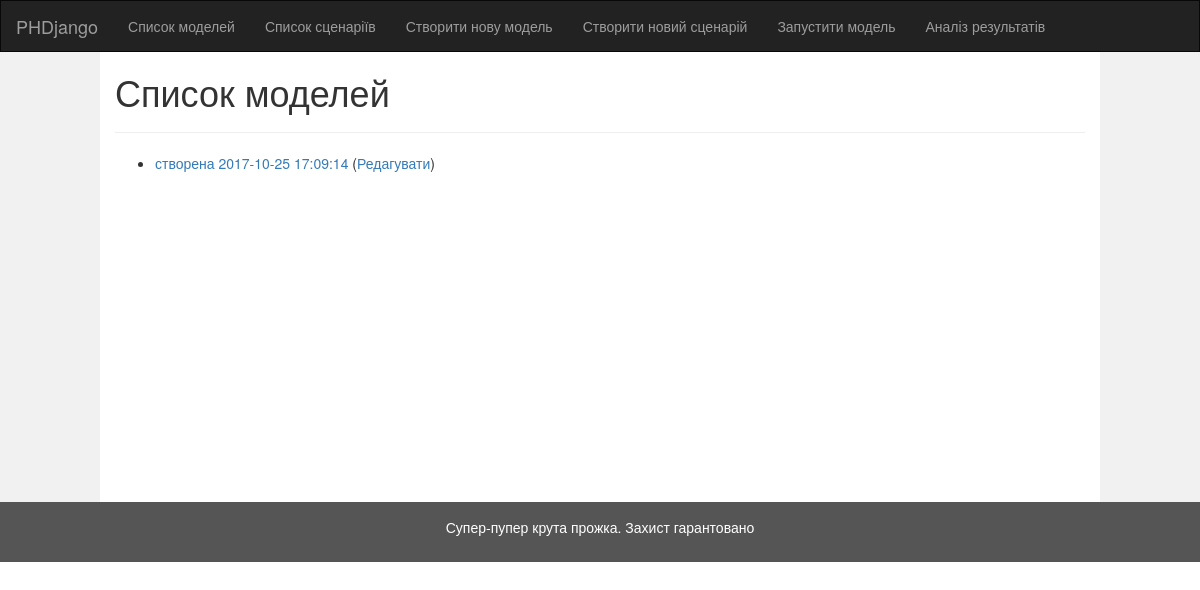
Page /models/ on the earlier database version.
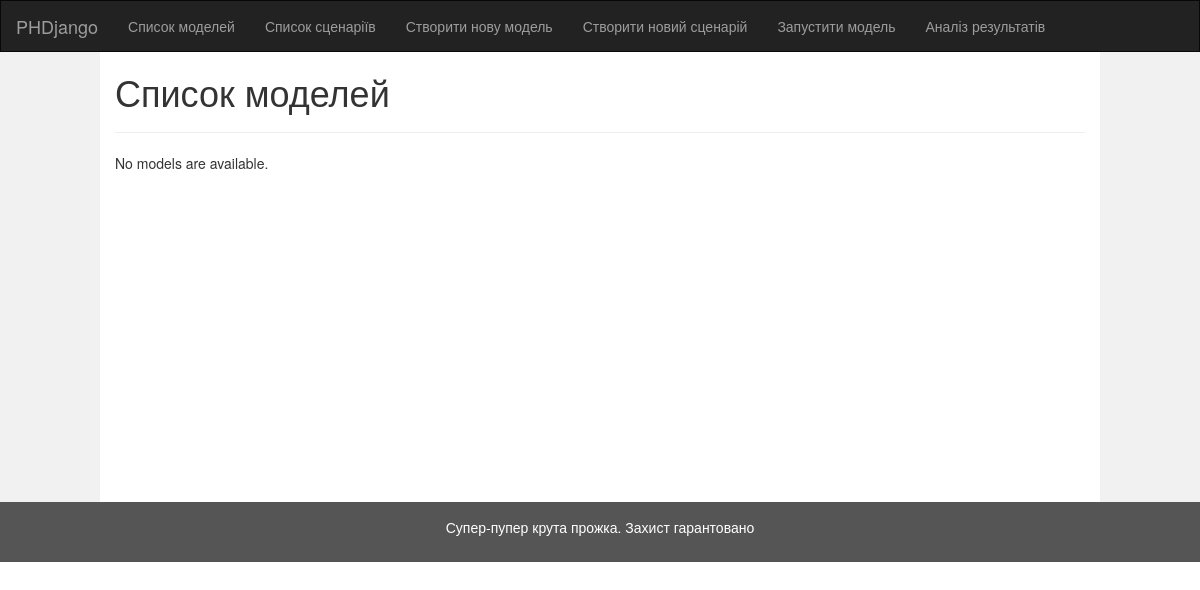
Same page on the later database version.
### models/models.py (models this page shows)
class ModelConfig(models.Model):
    created_at = models.DateTimeField(auto_now_add=True, null = True)
    title = models.CharField("Назва конфігурації моделі", null=True, max_length=1024)
    production_firm_structure = models.ForeignKey(FirmStructure, related_name="ProductionFirm", null = True)
    raw_firm_structure = models.ForeignKey(FirmStructure, related_name="RawFirm", null=True)
    capital_firm_structure = models.ForeignKey(FirmStructure, related_name="CapitalFirm", null=True)
    household_structure = models.ForeignKey(HouseholdStructure, null=True)
    government_structure = models.ForeignKey(GovernmentStructure, null=True)
    outside_world = models.NullBooleanField("Зовнішній світ", default=None, null = True)
    def natural_key(self):
        return (self.title, self.created_at,) + self.production_firm_structure.natural_key() + \
               self.raw_firm_structure.natural_key() + self.capital_firm_structure.natural_key() + \
               self.household_structure.natural_key() + self.government_structure.natural_key()
    natural_key.dependencies = ['phdjango.FirmStructure', 'phdjango.HouseholdStructure', 'phdjango.GovernmentStructure']
    def __str__(self):
        return "Модель " + str(self.title) if self.title is not None else "" + "створена " + self.created_at.strftime(
            "%Y-%m-%d %H:%M:%S")

### models/views.py (the view)
class ModelIndexView(generic.ListView):
    template_name = 'models/model-index.html'
    context_object_name = 'latest_model_list'
    def get_queryset(self):
        return ModelConfig.objects.order_by('-created_at')

### models/templates/models/model-index.html
{% extends 'models/base.html' %}
{% block title %}Список моделей{% endblock %}
{% block content %}
    {% if latest_model_list %}
        <ul>
            {% for model in latest_model_list %}
                <li>
                    <a href="{% url 'models:model-config-detail' model.id %}">{{ model }}</a>
                    (<a href="{% url 'models:model-config-edit-basic' model.id %}">Редагувати</a>)
                </li>
            {% endfor %}
        </ul>
    {% else %}
        <p>No models are available.</p>
    {% endif %}
{% endblock %}

### models/templates/models/base.html (shortened to what this page needs)
<!DOCTYPE html>
<html lang="en">
<head>
    <link rel="stylesheet" href="https://maxcdn.bootstrapcdn.com/bootstrap/3.3.7/css/bootstrap.min.css">
</head>
<body>
<nav class="navbar navbar-inverse">
    <div class="container-fluid">
        <div class="navbar-header">
            <a class="navbar-brand" href="#">PHDjango</a>
        </div>
        <div class="collapse navbar-collapse" id="myNavbar">
            <ul class="nav navbar-nav">
                <li><a href="{% url 'models:model-config-index' %}">Список моделей</a></li>
                <li><a href="{% url 'models:model-run-config-index' %}">Список сценаріїв</a></li>
                <li><a href="{% url 'models:model-config-create' %}">Створити нову модель</a></li>
                <li><a href="{% url 'models:model-run-config-create' %}">Створити новий сценарій</a></li>
                <li><a href="{% url 'models:prepare-run' %}">Запустити модель</a></li>
                <li><a href="{% url 'models:analyze.html' %}">Аналіз результатів</a></li>
            </ul>
        </div>
    </div>
</nav>
<div class="container-fluid text-center">
    <div class="row content">
        <div class="col-sm-1 sidenav">
        </div>
        <div class="col-sm-10 text-left">
            <h1>{% block title %}{% endblock %}</h1>
            <hr>
            {% block content %}(no content){% endblock %}
        </div>
        <div class="col-sm-1 sidenav">
        </div>
    </div>
</div>
<footer class="container-fluid text-center">
    <p>Супер-пупер крута прожка. Захист гарантовано</p>
</footer>
</body>
</html>

### models/templates/models/base.html (style rules this page uses)
.navbar { margin-bottom: 0; border-radius: 0; }
.row.content { height: 450px }
.sidenav { padding-top: 20px; background-color: #f1f1f1; height: 100%; }
footer { background-color: #555; color: white; padding: 15px; }
.text-left { margin-bottom: 20px; }

Differences in the rows shown:
removed ModelConfig: title+created_at "створена 2017-10-25 17:09:14"
Other differences:
text now shown: "No models are available."
